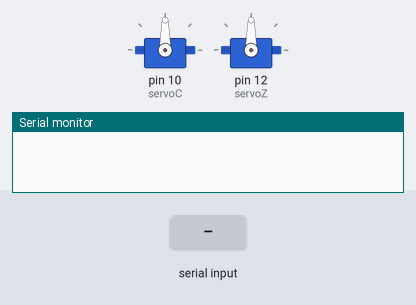
A sketch run on a simulated Arduino Uno, built with avr-gcc and run on an emulated ATmega328P. Parts: 2 × servo, the last lines printed to the serial monitor. The inputs (shaded band) are chosen by the test bench.

Above: at 1.2 s.
1.3 s: "90,45,200\n" received over Serial
At 2.0 s:
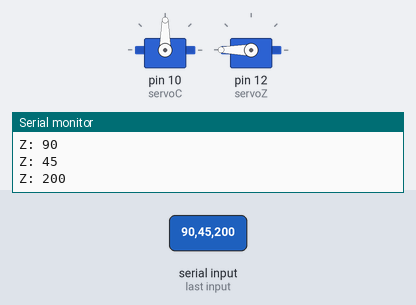
2.8 s: "30,150,10\n" received over Serial
At 3.1 s:
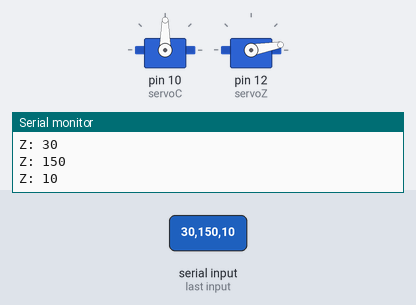
4.3 s: "30,150\n" received over Serial
At 5.4 s:
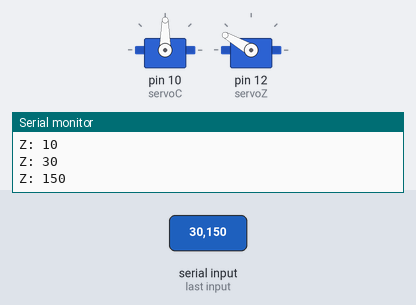
5.8 s: "90,45\n" received over Serial
At 6.5 s:
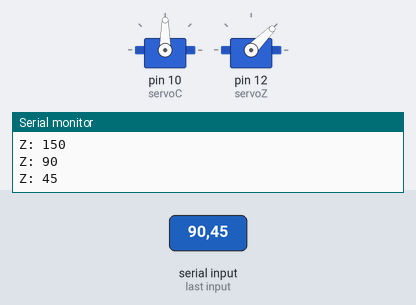
7.3 s: "90,45,200,10\n" received over Serial
At 7.9 s:
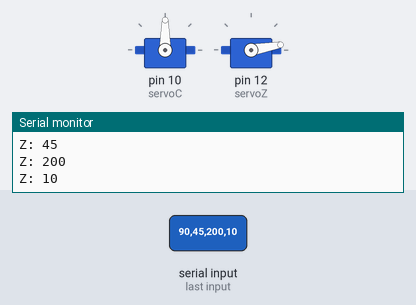
Timing chart, 0 to 9.8 s (numbered marks = the images above; inputs shaded):
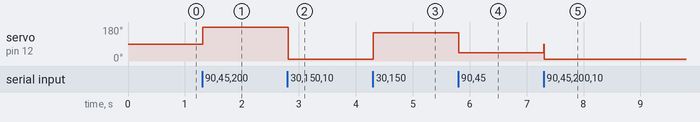

The sketch:

Serial_Communication_Test_Alpha.ino
```cpp
#include <Servo.h>
//Servo set up
Servo servoC;
Servo servoZ;
int angle_c = 0;
int angle_x = 0;
int angle_y = 0;
int angle_z = 0;

int newAngle_c = 0;
const int MaxChars = 13;
char strValue[MaxChars + 1];
int index = 0;

int count = 0;

int setPoint = 55;

void setup() {
  Serial.begin(9600);
  servoC.attach(10);
  servoZ.attach(12);

}

void loop()
{
  while (!Serial.available())
  {

  }
  // Serial read section
  while (Serial.available())
  {
    char c = Serial.read();
    if (index < MaxChars && isDigit(c)) {
      strValue[index] = c;
      index++;
    }
    else if (c == 'c') {
      strValue[index] = 0;
      angle_c = atoi(strValue);
      strValue;
      index = 0;
    }
    else if (c == 'x') {
      strValue[index] = 0;
      angle_x = atoi(strValue);
      strValue;
      index = 0;
    }
    else if (c == 'y') {
      strValue[index] = 0;
      angle_y = atoi(strValue);
      strValue;
      index = 0;
    }

    else {
      strValue[index] = 0;
      angle_z = atoi(strValue);

      if (angle_c > 0) {
        Serial.print("C: ");
        Serial.println(angle_c);
        newAngle_c = (angle_c / 10) * 20;
        servoC.write(newAngle_c);
      }
      if (angle_x > 0) {
        Serial.print("X: ");
        Serial.println(angle_x);
        //servoX.write(angle_x);
      }
      if (angle_y > 0) {
        Serial.print("Y: ");
        Serial.println(angle_y);
        //servoY.write(angle_y);
      }
      if (angle_z > 0) {
        Serial.print("Z: ");
        Serial.println(angle_z);
        servoZ.write(angle_z);
      }

      strValue;
      index = 0;

    }
  }


  /* if(newAngle > 0 && newAngle < 180){
         if(newAngle < angle){
           for(; angle > newAngle; angle -=1) {
             myservo.write(angle);
           }
         }
         else {
           for(; angle < newAngle; angle +=1){
             myservo.write(angle);
           }
         }
       }
  */


}
```

Measured:
- after the input at 1.3 s, servo on pin 12 (servoZ): 90° → 180° at once
- after the input at 2.8 s, servo on pin 12 (servoZ): 180° → 10° at once
- after the input at 4.3 s, servo on pin 12 (servoZ): 10° → 150° at once
- after the input at 5.8 s, servo on pin 12 (servoZ): 150° → 45° at once
- after the input at 7.3 s, servo on pin 12 (servoZ): 45° → 10° at once
